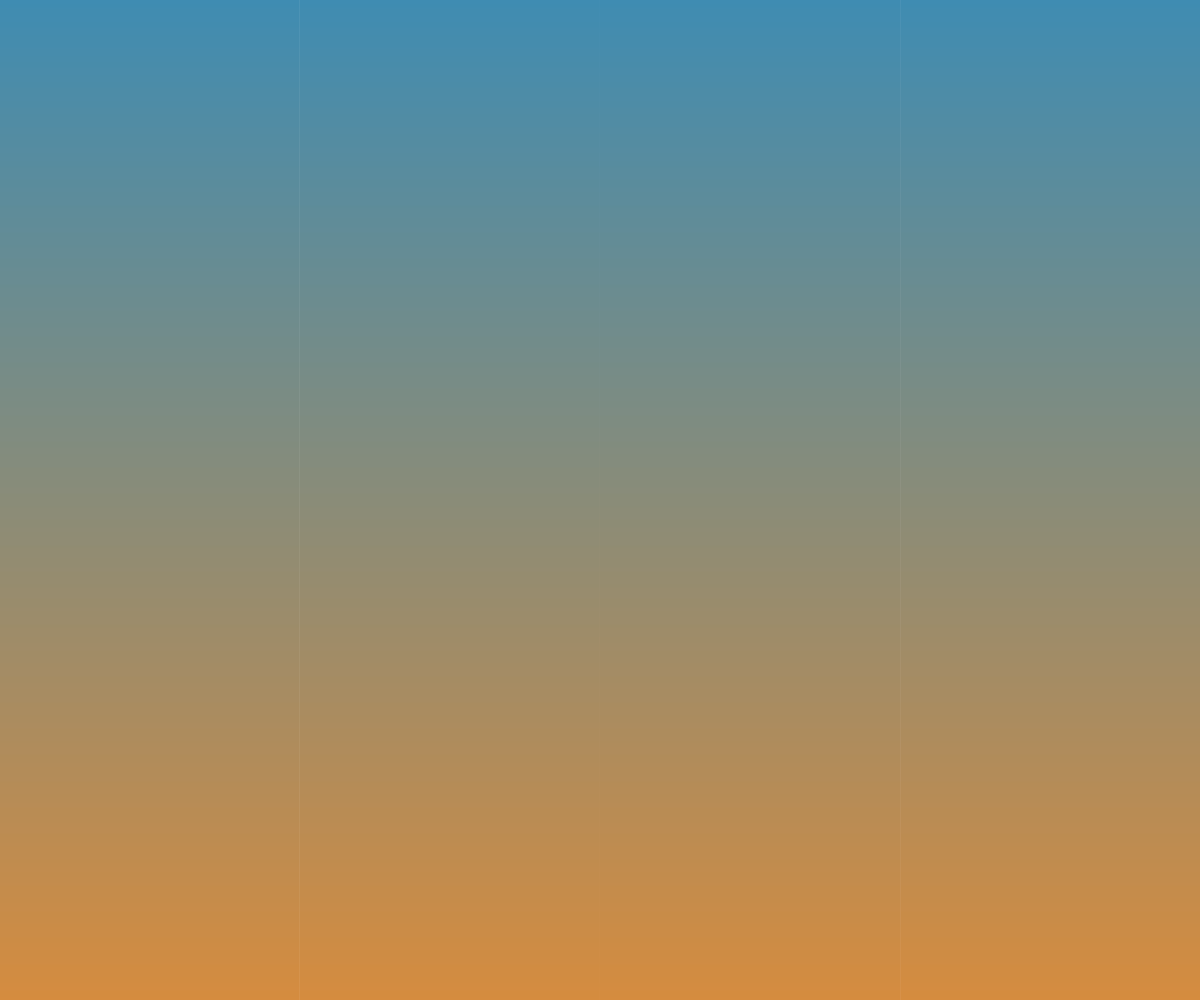
Frame 1 (no input)
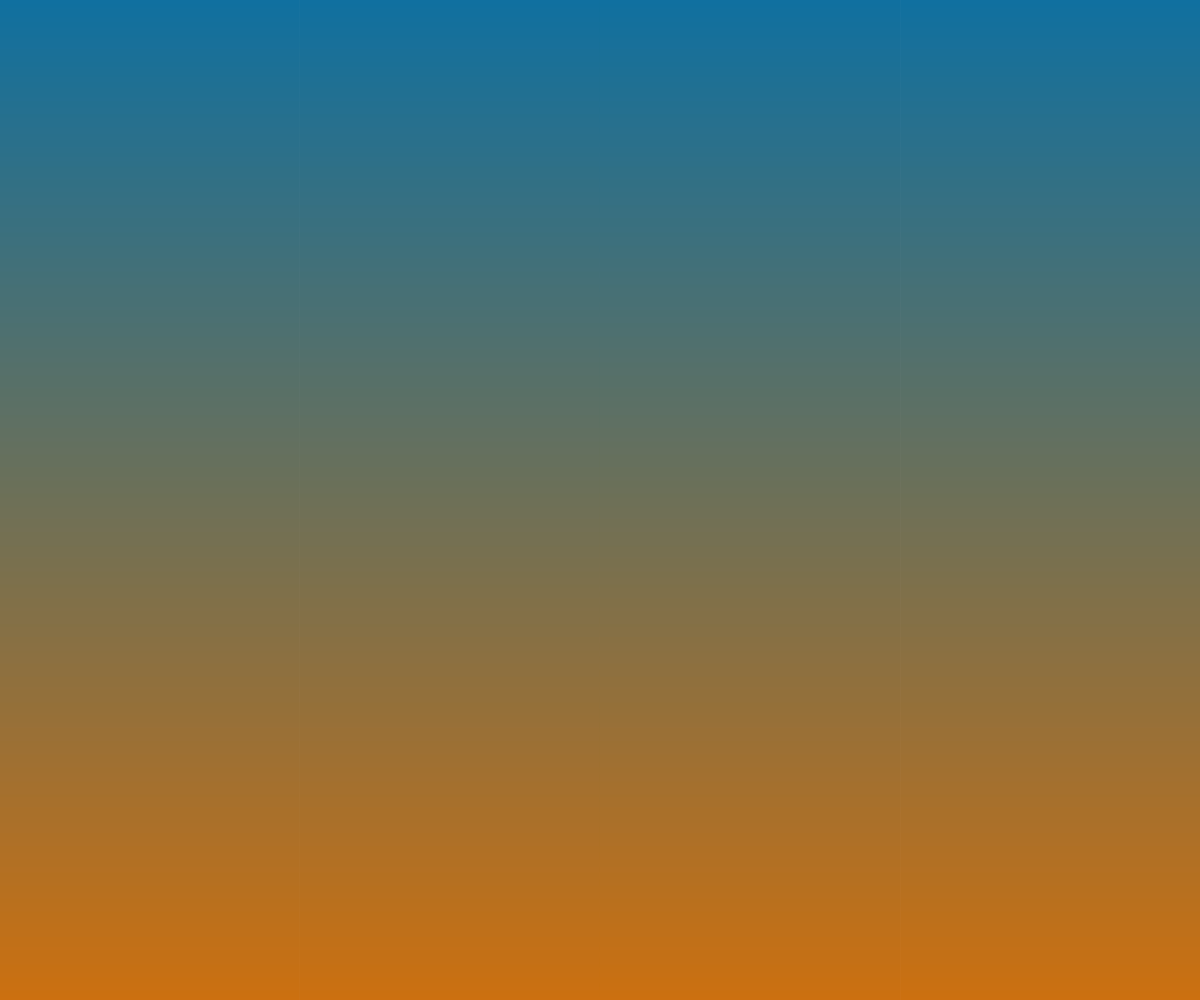
Frame 2 (the mouse pressed at the canvas centre, redrawn once)

The p5.js sketch that drew these frames (run headless with seeded random() and noise() and a simulated clock; the mouse was pressed at the canvas centre and the sketch redrawn once):

// p5.js sketch
// ── sketch.js
var c1, c2;

function setup() {
    createCanvas(windowWidth, windowHeight);
    // Define colors
    c1 = color(200, 102, 0);
    c2 = color(0, 102, 153);
    noLoop();
}

function draw() {
    // Foreground
    setGradient(0, 0, width, height, c2, c1);
}

function setGradient(x, y, w, h, c1, c2) {
    noFill();
    // Top to bottom gradient
    for (var i = y; i <= y+h; i++) {
        var inter = map(i, y, y+h, 0, 1);
        var c = lerpColor(c1, c2, inter);
        stroke(c);
        line(x, i, x+w, i);
    }
}

function windowResized() {
    resizeCanvas(windowWidth, windowHeight);
}

function keyPressed() {

    switch (key) {
        case 'F':
            console.log("meh");
            var fs = fullscreen();
            fullscreen(!fs);
            break;
    }
}

// ── tree_gist.js

var branches = [];//holds a list of p5.Vectors
var trunkSize = 10.4;
var currentBranchLocL = null;
var currentBranchLocR = null;

function setup() {
  createCanvas(windowWidth, windowHeight);
}

function draw() {
  //translate(width/2, height/2);
  //if we have at least 2 items in our array
}

/**
 * when the user clicks the mouse,
 * add the mouse position as a vector to our branches
 * list
 * */
function mouseClicked(){
  // branchRecursive(mouseX, mouseY, -90, 10);
  superSimpleTreeDraw(mouseX,mouseY,-90,10);
}


function branchRecursive(x, y, angle, numBranches){
  //we want to stop recursing if our iterator is below 0
  if (numBranches <= 0) return;
  
  //try replacing random with noise
  //not comfortable with sin and cos yet? No problem! Try using rotate()
  //instead.
  var x2 = x + (cos(radians(angle)) * numBranches * 10.0) + random(-10,10);
  var y2 = y + (sin(radians(angle)) * numBranches * 10.0) + random(-10,10);
  console.log(x,y,x2,y2);
  line(x, y, x2, y2);
  
  //we recurse on both side so that we have an even number of
  //branches.  What if we didn't have a symmetrical tree?
  branchRecursive(x2, y2, angle - 20, numBranches - 1);
  branchRecursive(x2, y2, angle + 20, numBranches - 1);
}

/**
 * This function does not produce the same result as the recursive example
 * It's meant to demonstrate another way one can draw generative tree-like shapes
 * Note: there is no 1 correct answer to this problem.
 */
function superSimpleTreeDraw(x,y,angle, numBranches){
  var xL2, yL2;
  var xR2, yR2;
  var branchSize = 1.0;
  
  //we create an angleL and angleR so our tree can start
  //its growth vertically
  var angleL = angleR = angle;
  
  for(var i=0; i < numBranches; i++){
    if(i === 0){
      currentBranchLocL = createVector(x,y);
      currentBranchLocR = createVector(x,y);
      
      xL2 = currentBranchLocL.x;
      yL2 = currentBranchLocL.y;
      
      xR2 = currentBranchLocR.x;
      yR2 = currentBranchLocR.y;
    }
    else {
      //all branches other than the trunk lean in a direction
      angleL - 20.0;
      angleR + 20.0;
      
      // algorithm explanation:
      // take our branch location, and rotate by a given angle + a little random sway from-10 to 10
      xL2 = currentBranchLocL.x + (cos(radians(angleL)) * numBranches * branchSize * 20.0) + random(-10,10);
      yL2 = currentBranchLocL.y + (sin(radians(angleL)) * numBranches * branchSize * 20.0) + random(-10,10);
      xR2 = currentBranchLocR.x + (cos(radians(angleR)) * numBranches * branchSize *20.0) + random(-10,10); 
      yR2 = currentBranchLocR.y + (sin(radians(angleR)) * numBranches * branchSize * 20.0) + random(-10,10);
    }
    //draw our left branch
    line(currentBranchLocL.x, currentBranchLocL.y, xL2, yL2);
    //draw our right branch
    line(currentBranchLocR.x, currentBranchLocR.y, xR2, yR2);
    branchSize *= 0.66; //make each subsequent branch 2/3rds of the previous 
    currentBranchLocL = createVector(xL2, yL2);
    currentBranchLocR = createVector(xR2, yR2);
  }
}

/**
 * What if you chose a random branch left or right?
 * based on the random boolean example in class.
 * See week04 example as reference.
 * this function returns either our right side or left side coords
 * as a vector.  It should be randomly choosing which side;
 */
function randomLeftOrRight(x1,y1, x2, y2){
  var bTruth = Math.round(random(1));
  if(bTruth == 1){
    var vecLeft = createVector(x1,y1);
    return vecLeft;
  } else {
    var vecRight = createVector(x2,y2);
    return vecRight;
  }
}
